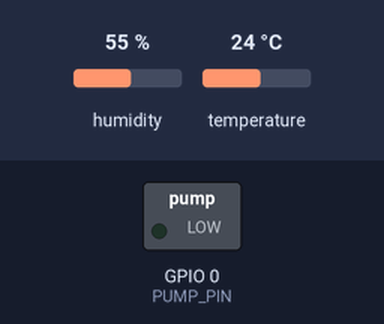
The sketch below on a simulated ESP8266 (NodeMCU). Parts: switched loads named in the sketch (green lamp = pin HIGH). The test bench sets the inputs (shaded band); at power-on: humidity 55 %, temperature 24 °C. WiFi joins after 1.5 s; servers stay silent unless stated; no MQTT or app messages arrive unless stated; what the sketch prints to the serial monitor is not drawn.

Above: at 2.7 s.
2.8 s: humidity set to 23 %
11.5 s: humidity set to 19 %
At 20.5 s:
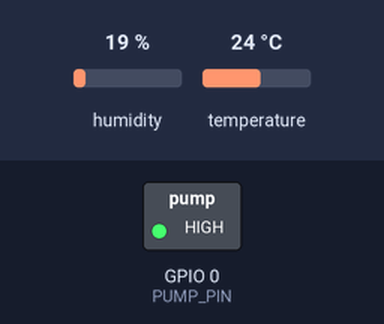
24.5 s: humidity set to 22 %
At 30.6 s:
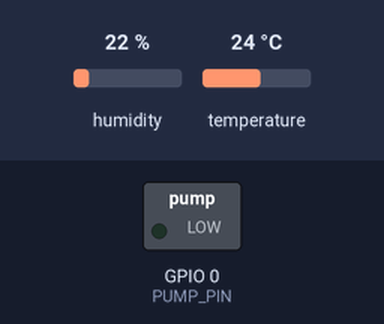
31.5 s: humidity set to 20 %
At 40.6 s:
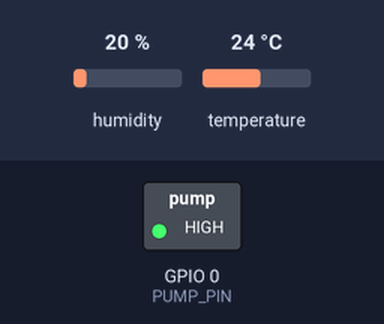
Timing chart, 0 to 42.1 s (numbered marks = the images above; inputs shaded):
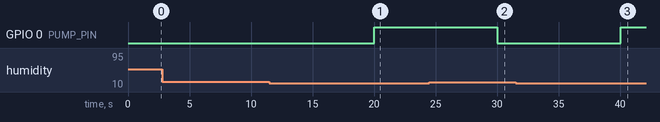

Measured:
- the behaviour switches between 21 and 20 % on humidity (found by bisection; images 0 and 1)
- after the input at 2.8 s, every drawn part: stays the same
- after the input at 11.5 s, GPIO 0 (PUMP_PIN): LOW → HIGH after 8.5 s
- after the input at 24.5 s, GPIO 0 (PUMP_PIN): HIGH → LOW after 5.5 s
- after the input at 31.5 s, GPIO 0 (PUMP_PIN): LOW → HIGH after 8.5 s

The sketch:

nodemcuCultivoHongos.ino
```cpp
#include <ESP8266WiFi.h>
#include <PubSubClient.h>
#include "DHT.h"

#define DHTTYPE DHT11
#define DHTPin 4
#define PUMP_PIN 0  // Pin de la bomba de agua

DHT dht(DHTPin, DHTTYPE);

// Cambia las credenciales abajo para que tu ESP8266 se conecte a tu router
const char* ssid = "ASP";
const char* password = "ASP110110";

// Servidor MQTT
const char* mqtt_server = "192.168.1.12";

// Credenciales del broker MQTT (pon NULL si no se requieren)
const char* MQTT_username = NULL;
const char* MQTT_password = NULL;

// Inicializa el espClient. Cambia el nombre si tienes múltiples ESPs en tu sistema de automatización
WiFiClient espClient;
PubSubClient client(espClient);

unsigned long previousMillis = 0;

void setup() {
  dht.begin();
  Serial.begin(115200);
  setup_wifi();
  client.setServer(mqtt_server, 1883);
  client.setCallback(callback);
  pinMode(PUMP_PIN, OUTPUT);  // Configura el pin de la bomba de agua como salida
  digitalWrite(PUMP_PIN, LOW);  // Asegúrate de que la bomba esté apagada inicialmente
}

// Esta función conecta tu ESP8266 a tu router
void setup_wifi() {
  delay(10);
  // Comenzamos conectándonos a la red WiFi
  Serial.println();
  Serial.print("Connecting to ");
  Serial.println(ssid);

  WiFi.begin(ssid, password);

  while (WiFi.status() != WL_CONNECTED) {
    delay(500);
    Serial.print(".");
  }

  Serial.println("");
  Serial.print("WiFi connected - ESP IP address: ");
  Serial.println(WiFi.localIP());
}

void callback(char* topic, byte* payload, unsigned int length) {
  Serial.print("Mensaje recibido [");
  Serial.print(topic);
  Serial.print("] ");

  for (int i = 0; i < length; i++) {
    Serial.print((char)payload[i]);
  }
  Serial.println();
}

// Función para reconectar al servidor MQTT
void reconnect() {
  // Bucle hasta que nos reconectemos
  while (!client.connected()) {
    Serial.print("Attempting MQTT connection...");
    // Intentar conectar
    if (client.connect("ESP8266Client", MQTT_username, MQTT_password)) {
      Serial.println("connected");
      // Una vez conectado, publicar un anuncio...
      client.publish("event", "hello world");
      // ... y resuscribirse
      client.subscribe("event");
    } else {
      Serial.print("failed, rc=");
      Serial.print(client.state());
      Serial.println(" try again in 5 seconds");
      // Espera 5 segundos antes de volver a intentar
      delay(5000);
    }
  }
}

void loop() {
  if (!client.connected()) {
    reconnect();
  }
  if(!client.loop())
    client.connect("NodeMCUClient", MQTT_username, MQTT_password);

  unsigned long currentMillis = millis();
  // Publica nueva temperatura y humedad cada 10 segundos
  if (currentMillis - previousMillis > 10000) {
    previousMillis = currentMillis;

    float humidity = dht.readHumidity();
    // Leer temperatura en Celsius (por defecto)
    float temperatureC = dht.readTemperature();
    // Leer temperatura en Fahrenheit (isFahrenheit = true)
    float temperatureF = dht.readTemperature(true);

    // Verificar si alguna lectura falló y salir temprano (para intentarlo de nuevo).
    if (isnan(humidity) || isnan(temperatureC) || isnan(temperatureF)) {
      Serial.println("Failed to read from DHT sensor!");
      return;
    }

    // Publicar valores de temperatura y humedad
    client.publish("tempaire/sensordht11", String(temperatureC).c_str());
    client.publish("humidity/sensordht11", String(humidity).c_str());
    // Descomentar para publicar temperatura en grados F
    // client.publish("iotfrontier/temperature", String(temperatureF).c_str());

    Serial.print("Humidity: ");
    Serial.print(humidity);
    Serial.println(" %");
    Serial.print("Temperature: ");
    Serial.print(temperatureC);
    Serial.println(" ºC");
    // Serial.print(temperatureF);
    // Serial.println(" ºF");

    // Controlar la bomba de agua
    if (humidity < 21) {
      digitalWrite(PUMP_PIN, HIGH);  // Encender la bomba de agua
      Serial.println("Bomba de agua encendida");
    } else {
      digitalWrite(PUMP_PIN, LOW);   // Apagar la bomba de agua
      Serial.println("Bomba de agua apagada");
    }
  }
}
```
